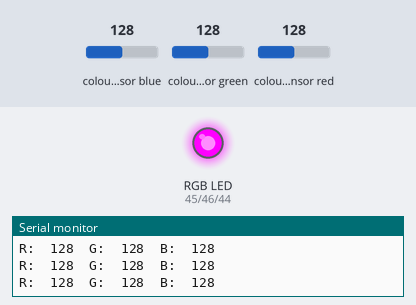
Bench run of a sketch on a simulated Arduino Mega 2560, built with avr-gcc and run on an emulated ATmega2560. On the bench: an RGB LED mixed from three pins (HIGH = lit), the last lines printed to the serial monitor. The inputs (shaded band) are chosen by the test bench; at power-on: colour sensor green 128, colour sensor red 128, colour sensor blue 128.

Above: at 1.2 s.
1.3 s: colour sensor green set to 93
2.8 s: colour sensor green set to 86
At 3.4 s:
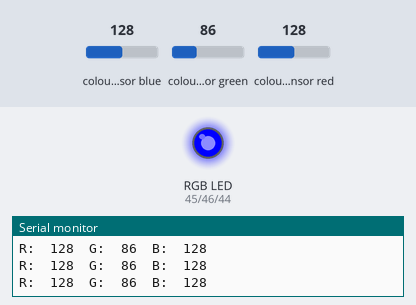
4.3 s: colour sensor red set to 119
5.8 s: colour sensor red set to 114
At 6.7 s:
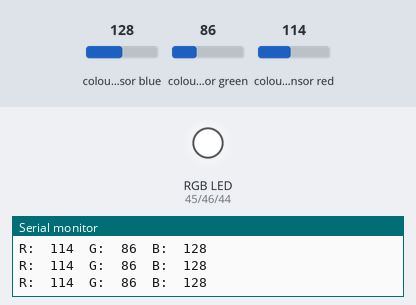
7.3 s: colour sensor red set to 191
At 8.1 s:
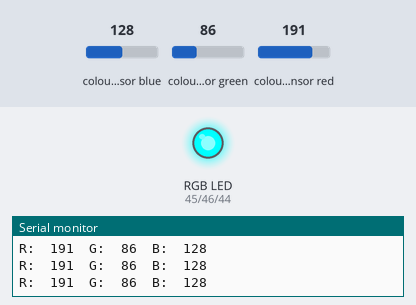
8.8 s: colour sensor red set to 135
10.3 s: colour sensor red set to 126
At 11.4 s:
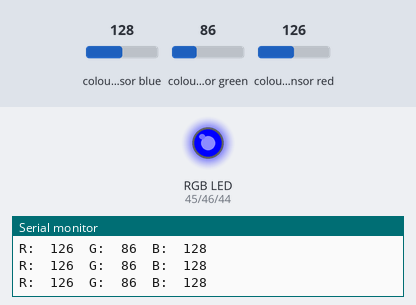
Timing chart, 0 to 12.8 s (numbered marks = the images above; inputs shaded):
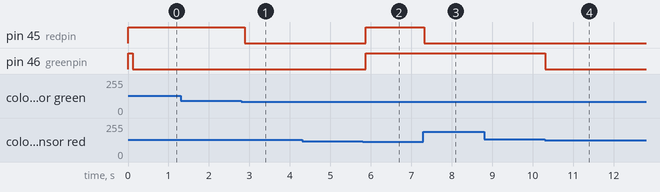

Measured:
- the behaviour switches between 91 and 90 on colour sensor green (found by bisection; images 0 and 1)
- the behaviour switches between 117 and 116 on colour sensor red (found by bisection; images 1 and 2)
- the behaviour switches between 131 and 130 on colour sensor red (found by bisection; images 3 and 4)
- after the input at 2.8 s, pin 45 (redpin): HIGH → LOW after 0.08 s
- after the input at 5.8 s, pin 45 (redpin), pin 46 (greenpin): LOW → HIGH after 0.08 s
- after the input at 7.3 s, pin 45 (redpin): HIGH → LOW at once
- after the input at 10.3 s, pin 46 (greenpin): HIGH → LOW at once

The sketch:

ColorSensorRGB.ino
```cpp
#include "Adafruit_TCS34725.h"
// Define pins for built-in RGB LED
#define redpin 45
#define greenpin 46
#define bluepin 44

// Initialize color sensor
Adafruit_TCS34725 tcs = Adafruit_TCS34725(TCS34725_INTEGRATIONTIME_50MS, TCS34725_GAIN_4X);

void setup() {
  Serial.begin(9600);
  pinMode(redpin, OUTPUT);
  pinMode(greenpin, OUTPUT);
  pinMode(bluepin, OUTPUT);

  // start with light off
  analogWrite(redpin, 255);
  analogWrite(greenpin, 255);
  analogWrite(bluepin, 255);

  Serial.println("Sensor Test!");

  if (tcs.begin()) {
    Serial.println("Found sensor");
  } else {
    Serial.println("No TCS34725 found ... check your connections");
    while (1); // halt!
  }
}

void loop() {
  float red, green, blue;

  delay(60);  // takes 50ms to read
  tcs.getRGB(&red, &green, &blue);

  Serial.print("R:\t"); Serial.print(int(red));
  Serial.print("\tG:\t"); Serial.print(int(green));
  Serial.print("\tB:\t"); Serial.print(int(blue));
  Serial.print("\n");

  //Setting RGB LED to sensor values
  if(red>130){
    analogWrite(redpin, 0);
    analogWrite(greenpin, 255);
    analogWrite(bluepin, 255);
  } else if(green>90){
    analogWrite(redpin, 255);
    analogWrite(greenpin, 0);
    analogWrite(bluepin, 255);
  } else if(green>82 && red>116){
    analogWrite(redpin, 0);
    analogWrite(greenpin, 0);
    analogWrite(bluepin, 255);
  } else {
    analogWrite(redpin, 255);
    analogWrite(greenpin, 255);
    analogWrite(bluepin, 255);
  }


  // analogWrite(redpin, int(red));
  // analogWrite(greenpin, int(green));
  // analogWrite(bluepin, int(blue));
}
```
